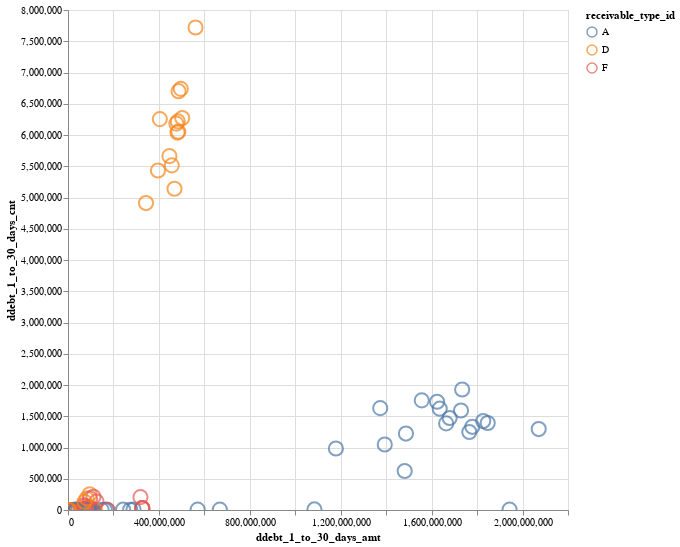

Notebook source saved alongside this figure:
### Markdown cell above
## Week 9 - Interactive Plotting

Part of your syllabus work is focused around Tableau. Typically, students find that fairly straight forward, so we can turn our attention to some interactive examples in Python. Again, the power of BI tools like Tableau and PowerBI is that they have a relatively low learning curve and you can start plotting interactive visuals right out of the box. However, you usually have pretty limited access to *what* you can change on the plots. With libraries like ```altair``` and ```Bokeh```, you can make interactive plots in Python that can sit right in your notebook. These are new libraries to me, but this is a cool example of finding a new library and trying out new features to see what you can do in Python.

First, we can try Altair (docs [HERE](https://altair-viz.github.io/)). The plotting syntax is somewhat similar to Seaborn, with x and y arguments, along with a color argument that can be used to dynamically change the color based on a category in your dataset.  [HERE](https://altair-viz.github.io/gallery/scatter_tooltips.html#gallery-scatter-tooltips) is the example I followed to build the interactive Altair plot.

We supply x and y arguments, then set the color by the categorical variable ```receivable_type_id```. Maybe the coolest part, we set the tooltips that show up when you hover over the points with a list of columns in the dataset. Have your mentor (or whoever is presenting this) hover over the bubbles and see what they show! Last, we set the chart and point size.

### Code cell
import altair as alt

(alt.Chart(df)
    .mark_point()
    .encode(
    x='ddebt_1_to_30_days_amt',
    y='ddebt_1_to_30_days_cnt',
    color='receivable_type_id',
    tooltip=['record_date','funding_type_id','funding_type_description','src_line_nbr']
    ).interactive()
    .properties(width=500, height=500)
    .configure_point(size=200))
